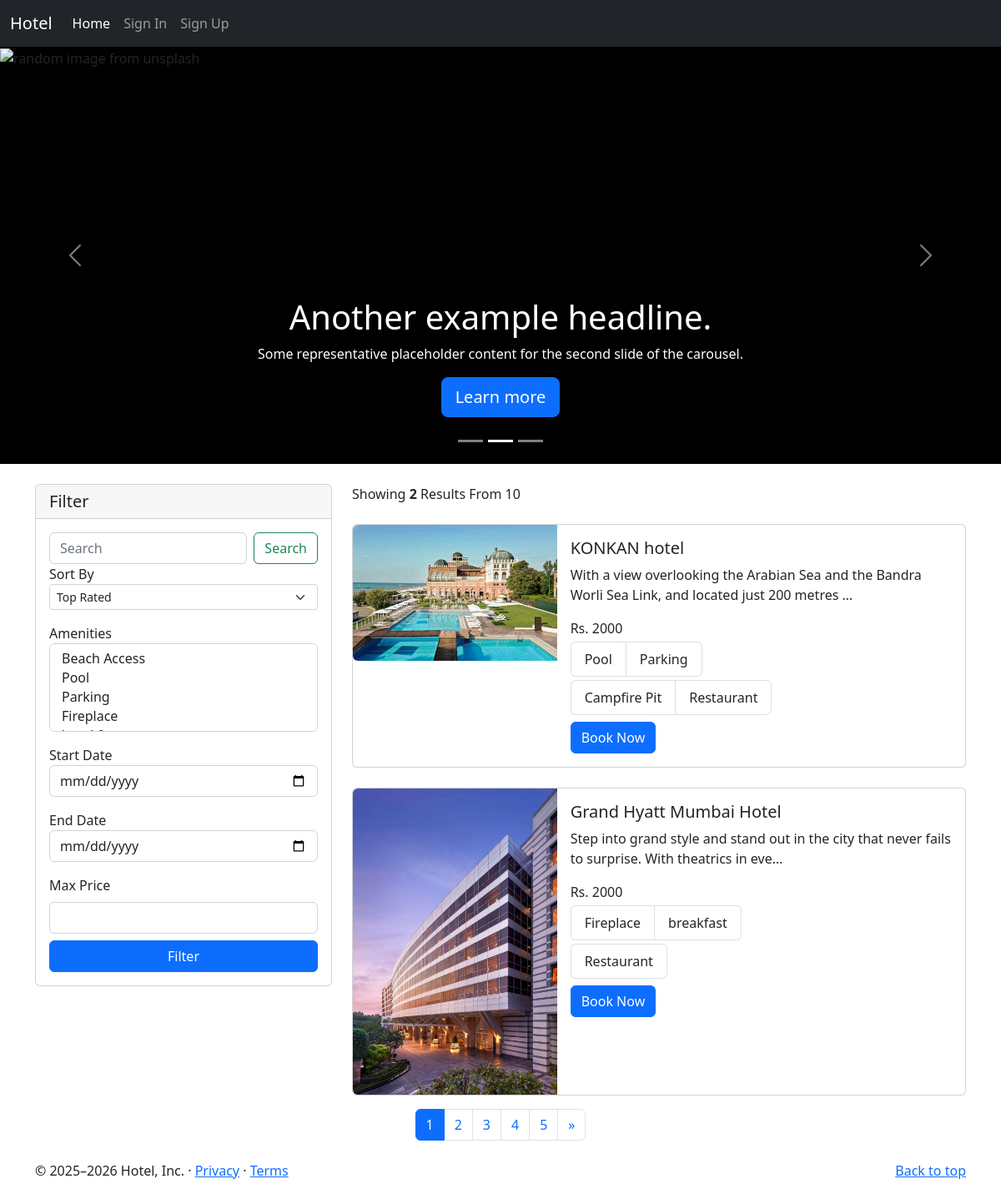
The page / on the database its author committed.
### home/models.py (models this page shows, shortened)
class BaseModel(models.Model):
    uid = models.UUIDField(default=uuid.uuid4   , editable=False , primary_key=True)
    created_at = models.DateField(auto_now_add=True)
    updated_at = models.DateField(auto_now_add=True)
    class Meta:
        abstract = True
        ordering=['uid']

class Hotel(BaseModel):
    hotel_name= models.CharField(max_length=100)
    hotel_price = models.IntegerField()
    description = models.TextField()
    amenities = models.ManyToManyField(Amenities)
    room_count = models.IntegerField(default=10)

class HotelImages(BaseModel):
    hotel= models.ForeignKey(Hotel ,related_name="images", on_delete=models.CASCADE)
    images = models.ImageField(upload_to="hotels")

class Amenities(BaseModel):
    amenity_name = models.CharField(max_length=100)
    def __str__(self) -> str:
        return self.amenity_name

### home/views.py (the view, shortened to what this page needs)
# urls.py: path('', index, name='index'),
def index(request):
    amenities = Amenities.objects.all()
    hotels = Hotel.objects.all()
    total_hotels = len(hotels)
    selected_amenities = request.GET.getlist('selectAmenity')
    sort_by = request.GET.get('sortSelect')
    search = request.GET.get('searchInput')
    startdate = request.GET.get('startDate')
    enddate = request.GET.get('endDate')
    price = request.GET.get('price')
    if selected_amenities != []:
        hotels = hotels.filter(
            amenities__amenity_name__in=selected_amenities).distinct()
    if search:
        hotels = hotels.filter(Q(hotel_name__icontains=search)
                               | Q(description__icontains=search) | Q(amenities__amenity_name__contains=search))
    if sort_by:
        if sort_by == 'low_to_high':
            hotels = hotels.order_by('hotel_price')
        elif sort_by == 'high_to_low':
            hotels = hotels.order_by('-hotel_price')
    if price:
        hotels = hotels.filter(hotel_price__lte=int(price))
    hotels = hotels.distinct ()
    p = Paginator(hotels, 2)
    page_no = request.GET.get('page')
    hotels = p.get_page(1)
    if page_no:
        hotels = p.get_page(page_no)
    no_of_pages = list(range(1, p.num_pages+1))
    date = datetime.today().strftime('%Y-%m-%d')
    context = {'amenities': amenities, 'hotels': hotels, 'sort_by': sort_by,
               'search': search, 'selected_amenities': selected_amenities, 'no_of_pages': no_of_pages, 'max_price': price, 'startdate': startdate, "enddate": enddate, "date": date,'total_hotels':total_hotels}
    return render(request, 'home/index.html', context)

### home/templatetags/coustom_tags.py (called while the page is built)
def  modify_url(value):
    if value == '/':
        value += "?d=10"
    return value

### templates/home/index.html (shortened to what this page needs)
{% extends 'home/base.html' %}
{% load coustom_tags %}
{% block body %}
<main>
    <div id="myCarousel" class="carousel slide" data-bs-ride="carousel">
        <div class="carousel-indicators">
            <button type="button" data-bs-target="#myCarousel" data-bs-slide-to="0" class=""
                aria-label="Slide 1"></button>
            <button type="button" data-bs-target="#myCarousel" data-bs-slide-to="1" aria-label="Slide 2" class="active"
                aria-current="true"></button>
            <button type="button" data-bs-target="#myCarousel" data-bs-slide-to="2" aria-label="Slide 3"
                class=""></button>
        </div>
        <div class="carousel-inner">
            <div class="carousel-item active">
                <img src="https://unsplash.it/1400/500/?hotel" alt="random image from unsplash">
                <div class="container">
                    <div class="carousel-caption">
                        <h1>Another example headline.</h1>
                        <p>Some representative placeholder content for the second slide of the carousel.</p>
                        <p><a class="btn btn-lg btn-primary" href="#">Learn more</a></p>
                    </div>
                </div>
            </div>
        </div>
        <button class="carousel-control-prev" type="button" data-bs-target="#myCarousel" data-bs-slide="prev">
            <span class="carousel-control-prev-icon" aria-hidden="true"></span>
        </button>
        <button class="carousel-control-next" type="button" data-bs-target="#myCarousel" data-bs-slide="next">
            <span class="carousel-control-next-icon" aria-hidden="true"></span>
        </button>
    </div>
    <main>
        <div class="container mt-4">
            <div class="row margin-auto">
                <div class="col-4">
                    <div class="card">
                        <h5 class="card-header">Filter</h5>
                        <div class="card-body">
                            <form action="" class="iform-group">
                                <div class="d-flex mb-3ammeni">
                                    <input class="form-control me-2" type="search" placeholder="Search"
                                        aria-label="Search" id="searchInput" name="searchInput" >
                                    <button class="btn btn-outline-success" id="searchBtn" type="submit">Search</button>
                                </div>
                                <label for="sortSelect ">
                                    Sort By
                                </label>
                                <div class="mb-3">
                                    <select class="form-select form-select-sm" aria-label=".form-select-sm example"
                                        id="sortSelect" name="sortSelect">
                                        <option value="rated" {% if sort_by == "rated" %}{% endif %}>Top Rated</option>
                                    </select>
                                </div>
                                <label for="selectAmenity">
                                    Amenities
                                </label>
                                <select class="form-select" multiple aria-label="multiple select example"
                                    id='selectAmenity' name="selectAmenity">
                                    {% for amenity in amenities %}
                                    <option value="{{amenity.amenity_name}}"
                                    {% if amenity.amenity_name in selected_amenities %} selected {% endif %}>{{amenity.amenity_name}}</option>
                                    {% endfor %}
                                </select>
                                <label for="startDate" class='mt-3'>
                                    Start Date
                                </label>
                                <input type="date" name="startDate" class="form-control" id="startDate"
                                    name="startDate" min='{{date}}'>
                                <label for="endDate" class="mt-3">
                                    End Date
                                </label>
                                <input type="date" name="endDate" class="form-control" id="endDate" name="endDate" min='{{date}}'>
                                <div class="mt-3">
                                    <label for="customRange2" class="form-label">Max Price</label>
                                    <input type="number" class="form-control mb-2" id="price" name="price"
                                >
                                </div>
                                <div class="d-grid">
                                    <button class="btn btn-primary d-block" type="submit">
                                        Filter
                                    </button>
                                </div>
                            </form>
                        </div>
                    </div>
                </div>
                <div class="col-8 ">
                    <div class="col-5">
                        Showing <span class="fw-bold">{{hotels|length}}</span> Results From {{total_hotels}}
                    </div>
                    <div class="">
                        {% for hotel in hotels.object_list %}
                        <div class="card mb-3 mt-4" style="max-width: 1000px;">
                            <div class="row g-0">
                                <div class="col-md-4">
                                    <a href="/hotel/{{hotel.uid}}">
                                        <img src="/media/{{hotel.images.first.images}}" class="img-fluid rounded-start"
                                            alt="...">
                                    </a>
                                </div>
                                <div class="col-md-8">
                                    <div class="card-body">
                                        <h5 class="card-title">{{hotel.hotel_name}}</h5>
                                        <p class="card-text">{{hotel.description|truncatechars:100}}
                                        </p>
                                        <li class="list-group-item ">Rs. {{hotel.hotel_price}}</li>
                                        <ul class="list-group list-group-horizontal">
                                            {% for i in hotel.amenities.all %}
                                            {% if forloop.counter|divisibleby:3%}
                                        </ul>
                                        <ul class="list-group list-group-horizontal">
                                            {% else %}
                                            <li class="list-group-item mt-1 mr-1">{{i}}</li>
                                            {% endif %}
                                            {% endfor %}
                                        </ul>
                                        <button class="btn btn-primary mt-2" type="submit">
                                            Book Now
                                        </button>
                                    </div>
                                </div>
                            </div>
                        </div>
                        {% endfor %}
                    </div>
                </div>
            </div>
        </div>
        <nav>
            <ul class="pagination justify-content-center">
                {% for i in no_of_pages %}
                <li class="page-item"><a class="page-link {% if i == hotels.number %} active {% endif %}" href="{{request.get_full_path|modify_url}}&page={{i}}"
                >{{i}}</a></li>
                {% endfor %}
                {% if hotels.has_next %}
                <li class="page-item">
                    <a class="page-link" href="{{request.get_full_path|modify_url}}&page={{hotels.next_page_number}}" aria-label="Next">
                        <span aria-hidden="true">&raquo;</span>
                    </a>
                </li>
                {% endif %}
            </ul>
        </nav>
    </main>
    <footer class="container mt-4 ">
        <p class="float-end"><a href="#">Back to top</a></p>
        <p>© 2025–2026 Hotel, Inc. · <a href="#">Privacy</a> · <a href="#">Terms</a></p>
    </footer>
</main>
{% endblock body %}

### templates/home/base.html (shortened to what this page needs)
<!doctype html>
<html lang="en">
<head>
  <link href="https://cdn.jsdelivr.net/npm/bootstrap@5.2.3/dist/css/bootstrap.min.css" rel="stylesheet"
>
</head>
<body>
  <header>
    <nav class="navbar navbar-expand-lg bg-dark navbar-dark">
      <div class="container-fluid">
        <a class="navbar-brand" href="{% url 'index' %}">Hotel</a>
        <div class="collapse navbar-collapse" id="navbarSupportedContent">
          <ul class="navbar-nav me-auto mb-2 mb-sm-0">
            <li class="nav-item">
              <a class="nav-link active" aria-current="page" href="{% url 'index' %}">Home</a>
            </li>
            {% if request.user.is_authenticated %}
            <li class="nav-item">
              <a class="nav-link" href="{% url 'signout' %}">Sign Out</a>
            </li>
            {% else %}
            <li class="nav-item">
              <a class="nav-link" href="{% url 'signin' %}">Sign In</a>
            </li>
            <li class="nav-item">
              <a class="nav-link" href="{% url 'signup' %}">Sign Up</a>
            </li>
            {% endif %}
          </ul>
        </div>
      </div>
    </nav>
  </header>
  {% block body %}{% endblock body %}
</body>
</html>

### templates/home/index.html (style rules this page uses)
.carousel-item { background-color: black; height:500px; }

### rows shown on the page
Hotel: images.first.images (picture), hotel_name "KONKAN hotel", description "With a view overlooking the Arabian Sea and the Bandra Worli Sea Link, and located just 200 metres …", hotel_price "2000"
Amenities: amenity_name "Pool"
Amenities: amenity_name "Parking"
Amenities: amenity_name "Campfire Pit"
Amenities: amenity_name "Restaurant"
Hotel: images.first.images (picture), hotel_name "Grand Hyatt Mumbai Hotel", description "Step into grand style and stand out in the city that never fails to surprise. With theatrics in eve…", hotel_price "2000"
Amenities: amenity_name "Fireplace"
Amenities: amenity_name "breakfast"

### other values the page prints
{{ hotels|length }} "2"
{{ total_hotels }} "10"
{{ i }} "1" "2" "3" "4" "5"
